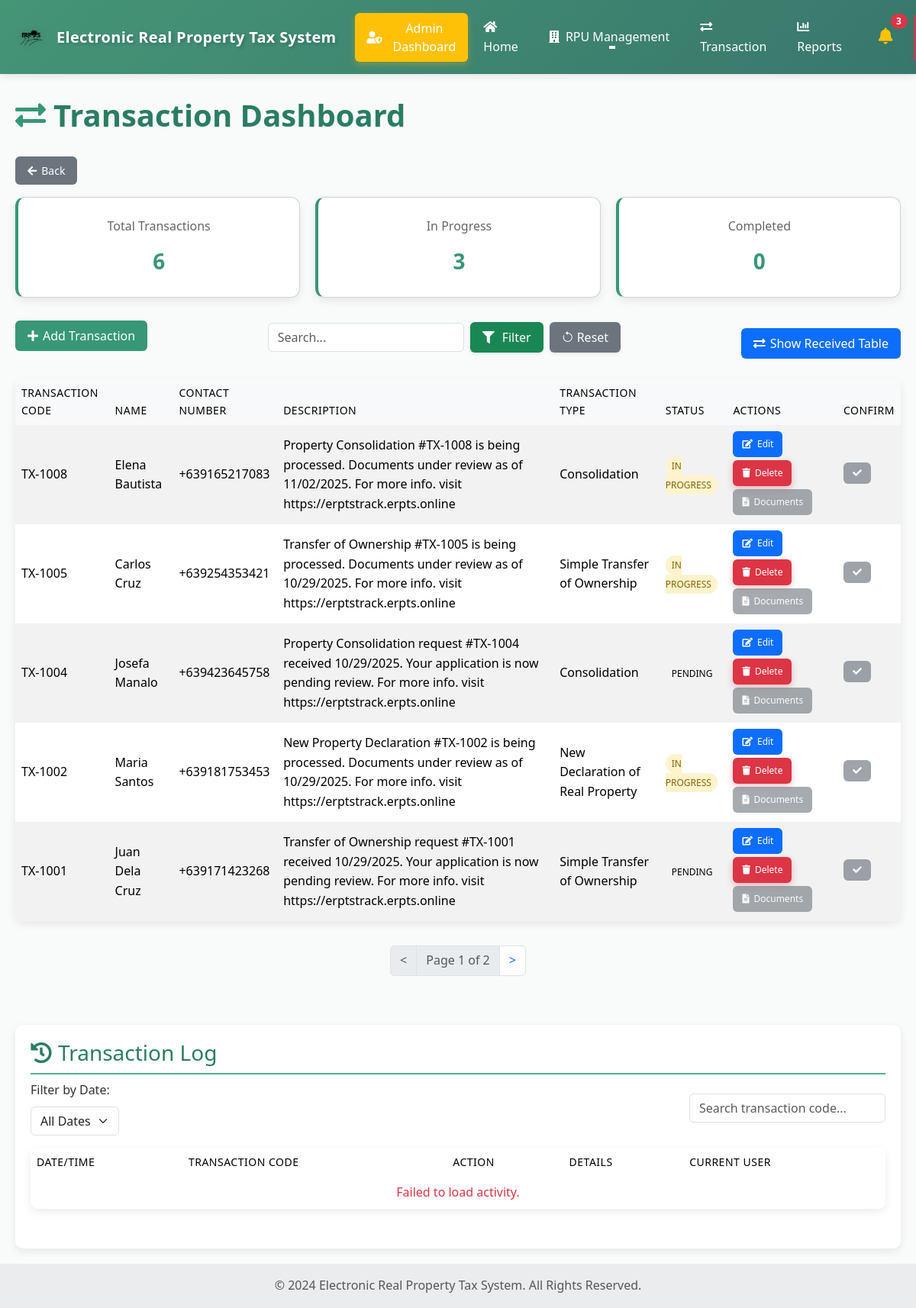
Screenshot of /Track.php (signed in) with the database file from the repository.
### tables this page shows
CREATE TABLE `transactions` (
  `transaction_id` int(11) NOT NULL,
  `transaction_code` varchar(50) NOT NULL,
  `name` varchar(100) NOT NULL,
  `contact_number` varchar(20) DEFAULT NULL,
  `description` varchar(255) NOT NULL,
  `status` enum('Pending','In Progress','Completed') DEFAULT 'Pending',
  `created_at` timestamp NOT NULL DEFAULT current_timestamp(),
  `updated_at` timestamp NOT NULL DEFAULT current_timestamp() ON UPDATE current_timestamp(),
  `transaction_type` varchar(255) DEFAULT NULL
);

### Track.php (the view, shortened to what this page needs)
<?php
$conn = Database::getInstance();
$limit = 5;
$page = isset($_GET['page']) && is_numeric($_GET['page']) ? (int) $_GET['page'] : 1;
$offset = ($page - 1) * $limit;
$inProgressResult = $conn->query("SELECT COUNT(*) AS total FROM transactions WHERE status='In Progress'");
$inProgressCount = $inProgressResult->fetch_assoc()['total'];
$completedResult = $conn->query("SELECT COUNT(*) AS total FROM transactions WHERE status='Completed'");
$completedCount = $completedResult->fetch_assoc()['total'];
$transactionType = isset($_GET['transaction_type']) ? $_GET['transaction_type'] : '';
$status = isset($_GET['status']) ? $_GET['status'] : '';
$where = [];
$whereSQL = count($where) ? 'WHERE ' . implode(' AND ', $where) : '';
$totalResult = $conn->query("SELECT COUNT(*) AS total FROM transactions t $whereSQL");
$totalCount = $totalResult->fetch_assoc()['total'];
$totalPages = ceil($totalCount / $limit);
$sql = "SELECT t.transaction_id, t.transaction_code, t.name, t.contact_number, t.description,
        t.transaction_type, t.status, COUNT(f.file_id) AS file_count
        FROM transactions t
        LEFT JOIN transaction_files f ON t.transaction_id = f.transaction_id
        $whereSQL
        GROUP BY t.transaction_id
        ORDER BY t.transaction_id DESC
        LIMIT $limit OFFSET $offset";
$result = $conn->query($sql);
$transactionRows = "";
if ($result && $result->num_rows > 0) {
  while ($row = $result->fetch_assoc()) {
    $statusClass = strtolower(str_replace(' ', '-', $row['status']));
    $transaction_type = htmlspecialchars($row['transaction_type'] ?? '', ENT_QUOTES);
    $fileCount = (int) $row['file_count'];
    $docBtnClass = $fileCount > 0 ? 'btn-dark' : 'btn-secondary';
    $docBtnStyle = $fileCount > 0 ? 'padding:8px 12px; font-size:12px;' : 'padding:8px 12px; font-size:12px; opacity:0.6; cursor:not-allowed;';
    $docBtnTitle = $fileCount > 0 ? 'View documents' : 'No documents uploaded';
    $transactionRows .= "
<tr>
  <td>{$row['transaction_code']}</td>
  <td>{$row['name']}</td>
  <td>{$row['contact_number']}</td>
  <td>{$row['description']}</td>
  <td>{$transaction_type}</td>
  <td><span class='status-badge status-{$statusClass}'>{$row['status']}</span></td>
<td>
  <button class='btn btn-sm btn-primary me-1 mb-1' style='padding:8px 12px; font-size:12px;' onclick='openModal(" . $row['transaction_id'] . ")'>
    <i class='fas fa-edit'></i> Edit
  </button>
  <button class='btn btn-sm btn-danger me-1 mb-1' style='padding:8px 12px; font-size:12px;' onclick='deleteTransaction(" . $row['transaction_id'] . ")'>
    <i class='fas fa-trash'></i> Delete
  </button>
  <button class='btn btn-sm {$docBtnClass} me-1 mb-1' style='{$docBtnStyle}' onclick='showDocuments(" . $row['transaction_id'] . ")' title='{$docBtnTitle}'>
    <i class='fas fa-file-alt'></i> Documents
  </button>
</td>
<td>
  <button class='btn btn-sm " . ($row['status'] === 'Completed' ? 'btn-success' : 'btn-secondary') . " mb-1' style='padding:8px 12px; font-size:12px;' onclick='confirmTransaction(" . $row['transaction_id'] . ")' " . ($row['status'] !== 'Completed' ? 'disabled' : '') . ">
    <i class='fas fa-check'></i>
  </button>
</td>
</tr>";
  }
} else {
  $transactionRows = "<tr><td colspan='8' class='text-center'>No transactions found</td></tr>";
}
?>
<!doctype html>
<html lang="en">
<head>
  <link rel="stylesheet" href="https://cdnjs.cloudflare.com/ajax/libs/font-awesome/5.15.4/css/all.min.css">
  <link href="https://cdn.jsdelivr.net/npm/bootstrap@5.3.2/dist/css/bootstrap.min.css" rel="stylesheet">
  <link rel="stylesheet" href="https://cdn.jsdelivr.net/npm/bootstrap-icons@1.11.3/font/bootstrap-icons.css">
  <link rel="stylesheet" href="main_layout.css">
  <link rel="stylesheet" href="header.css">
  <link rel="stylesheet" href="Track.css">
</head>
<body>
  <?php include 'header.php'; ?>
  <div class="container">
    <h1><i class="fas fa-exchange-alt"></i> Transaction Dashboard</h1>
    <div class="mb-3">
      <a href="Transaction.php" class="btn btn-secondary btn-sm">
        <i class="fas fa-arrow-left"></i> Back
      </a>
    </div>
    <div class="dashboard">
      <div class="card">
        <div>Total Transactions</div>
        <div id="totalCount"><?= $totalCount ?></div>
      </div>
      <div class="card">
        <div>In Progress</div>
        <div id="inProgressCount"><?= $inProgressCount ?></div>
      </div>
      <div class="card">
        <div>Completed</div>
        <div id="completedCount"><?= $completedCount ?></div>
      </div>
    </div>
    <div class="d-flex justify-content-between align-items-center mb-3">
      <button class="btn btn-add" onclick="openModal()">
        <i class="fas fa-plus"></i> Add Transaction
      </button>
      <div class="d-flex align-items-center gap-2 mb-3">
        <input type="text" id="transactionSearchInput" class="form-control" placeholder="Search...">
        <button class="btn btn-success shadow-sm" data-bs-toggle="modal" data-bs-target="#filterModal">
          <i class="fas fa-filter me-1"></i> Filter
        </button>
      <button id="transactionResetBtn" class="btn btn-secondary shadow-sm d-flex align-items-center gap-1">
        <i class="bi bi-arrow-counterclockwise"></i>
        <span>Reset</span>
      </button>
      </div>
      <button id="toggleBtn" class="btn btn-primary" onclick="toggleTables()">
        <i class="fas fa-exchange-alt"></i> Show Received Table
      </button>
    </div>
    <div id="transactionSection">
      <table class="table table-borderless table-striped align-middle">
        <thead class="table-light">
          <tr>
            <th>Transaction Code</th>
            <th>Name</th>
            <th>Contact Number</th>
            <th>Description</th>
            <th>Transaction Type</th>
            <th>Status</th>
            <th>Actions</th>
            <th>Confirm</th>
          </tr>
        </thead>
        <tbody>
          <?= $transactionRows ?>
        </tbody>
      </table>
      <div class="d-flex justify-content-center mt-3 mb-5">
        <ul class="pagination justify-content-center my-3">
        <?php
        $queryString = http_build_query(array_filter([
          'transaction_type' => $transactionType,
          'status' => $status
        ]));
        $queryPrefix = $queryString ? "&$queryString" : '';
        ?>
        <?php if ($page > 1): ?>
          <li class="page-item">
            <a class="page-link" href="?page=<?= $page - 1 . $queryPrefix ?>">&lt;</a>
          </li>
        <?php else: ?>
          <li class="page-item disabled"><span class="page-link">&lt;</span></li>
        <?php endif; ?>
        <li class="page-item disabled">
          <span class="page-link">Page <?= $page ?> of <?= $totalPages ?></span>
        </li>
        <?php if ($page < $totalPages): ?>
          <li class="page-item">
            <a class="page-link" href="?page=<?= $page + 1 . $queryPrefix ?>">&gt;</a>
          </li>
        <?php else: ?>
          <li class="page-item disabled"><span class="page-link">&gt;</span></li>
        <?php endif; ?>
        </ul>
      </div>
    </div>
    <div class="recent-activity">
      <h3><i class="fas fa-history"></i> Transaction Log</h3>
      <div class="d-flex justify-content-between align-items-center mb-3">
        <div>
          <label for="dateFilter" class="form-label me-2">Filter by Date:</label>
          <select id="dateFilter" class="form-select">
            <option value="">All Dates</option>
          </select>
        </div>
        <div>
          <input type="text" id="searchInput" class="form-control" placeholder="Search transaction code...">
        </div>
      </div>
      <div id="activityLog">
        <table class="table table-borderless">
          <thead>
            <tr>
              <th scope="col">Date/Time</th>
              <th scope="col">Transaction Code</th>
              <th scope="col">Action</th>
              <th scope="col">Details</th>
              <th scope="col">Current User</th>
            </tr>
          </thead>
          <tbody id="activityTableBody">
          </tbody>
        </table>
      </div>
    </div>
  </div>
  <footer class="bg-body-tertiary text-center text-lg-start mt-auto">
    <div class="text-center p-3" style="background-color: rgba(0, 0, 0, 0.05);">
      <span class="text-muted">© 2024 Electronic Real Property Tax System. All Rights Reserved.</span>
    </div>
  </footer>
</body>
</html>

### main_layout.css (style rules this page uses)
html, body { height: 100%; margin: 0; }
body { display: flex; padding-top: 70px; flex-direction: column; }

### header.css (style rules this page uses)
.btn-danger { font-weight: 600; border-radius: 8px; padding: 0.5rem 1.25rem; box-shadow: 0 4px 10px rgba(220, 53, 69, 0.3); transition: all 0.3s ease; }

### Track.css (style rules this page uses)
:root { --primary-color: #379777; --primary-light: #4fb393; --primary-dark: #2a7d63; --accent-color: #ff7e5f; --light-bg: #f8fbfa; --card-shadow: 0 4px 12px rgba(0, 0, 0, 0.08); }
body { font-family: 'Segoe UI', Tahoma, Geneva, Verdana, sans-serif; background-color: var(--light-bg); color: #333; margin: 0; padding: 0; line-height: 1.6; }
.container { max-width: 1200px; margin: 0 auto; padding: 20px; }
h1 { color: var(--primary-dark); margin-bottom: 30px; font-weight: 600; display: flex; align-items: center; gap: 10px; }
h1 i { color: var(--primary-color); }
h3 { color: var(--primary-dark); margin-top: 0; padding-bottom: 10px; border-bottom: 2px solid var(--primary-light); display: flex; align-items: center; gap: 8px; }
.container { padding-top: 30px; }
.dashboard { display: grid; grid-template-columns: repeat(auto-fit, minmax(250px, 1fr)); gap: 20px; margin-bottom: 30px; }
.card { background: white; color: var(--primary-dark); padding: 25px; border-radius: 12px; box-shadow: var(--card-shadow); text-align: center; transition: transform 0.3s ease; border-left: 4px solid var(--primary-color); }
.card div:first-child { font-size: 16px; color: #666; margin-bottom: 10px; }
.card div:last-child { font-size: 28px; font-weight: 700; color: var(--primary-color); }
table { width: 100%; border-collapse: collapse; margin-bottom: 30px; background: white; box-shadow: var(--card-shadow); border-radius: 10px; overflow: hidden; }
th, td { padding: 15px; text-align: left; }
th { background-color: var(--primary-color); color: white; font-weight: 500; text-transform: uppercase; font-size: 14px; letter-spacing: 0.5px; }
tr:nth-child(even) { background-color: #f8fbfa; }
.btn { padding: 8px 16px; border: none; cursor: pointer; border-radius: 6px; color: white; font-weight: 500; transition: all 0.2s ease; display: inline-flex; align-items: center; gap: 6px; }
.btn-add { background-color: var(--primary-color); margin-bottom: 20px; }
.recent-activity { background: white; padding: 20px; border-radius: 10px; box-shadow: var(--card-shadow); }
.status-badge { padding: 4px 8px; border-radius: 12px; font-size: 12px; font-weight: 500; text-transform: uppercase; }
.status-in-progress { background-color: #fff3cd; color: #856404; }

### rows the page displays
transactions: transaction_code "TX-1008", name "Elena Bautista", contact_number "+639165217083", description "Property Consolidation #TX-1008 is being processed. Documents under review as of 11/02/2025. For more info. visit https://erptstrack.erpts.online", transaction_type "Consolidation", status "IN PROGRESS"
transactions: transaction_code "TX-1005", name "Carlos Cruz", contact_number "+639254353421", description "Transfer of Ownership #TX-1005 is being processed. Documents under review as of 10/29/2025. For more info. visit https://erptstrack.erpts.online", transaction_type "Simple Transfer of Ownership", status "IN PROGRESS"
transactions: transaction_code "TX-1004", name "Josefa Manalo", contact_number "+639423645758", description "Property Consolidation request #TX-1004 received 10/29/2025. Your application is now pending review. For more info. visit https://erptstrack.erpts.online", transaction_type "Consolidation", status "PENDING"
transactions: transaction_code "TX-1002", name "Maria Santos", contact_number "+639181753453", description "New Property Declaration #TX-1002 is being processed. Documents under review as of 10/29/2025. For more info. visit https://erptstrack.erpts.online", transaction_type "New Declaration of Real Property", status "IN PROGRESS"
transactions: transaction_code "TX-1001", name "Juan Dela Cruz", contact_number "+639171423268", description "Transfer of Ownership request #TX-1001 received 10/29/2025. Your application is now pending review. For more info. visit https://erptstrack.erpts.online", transaction_type "Simple Transfer of Ownership", status "PENDING"

### other values shown
$totalCount "6"
$inProgressCount "3"
$completedCount "0"
$page "1"
$totalPages "2"
